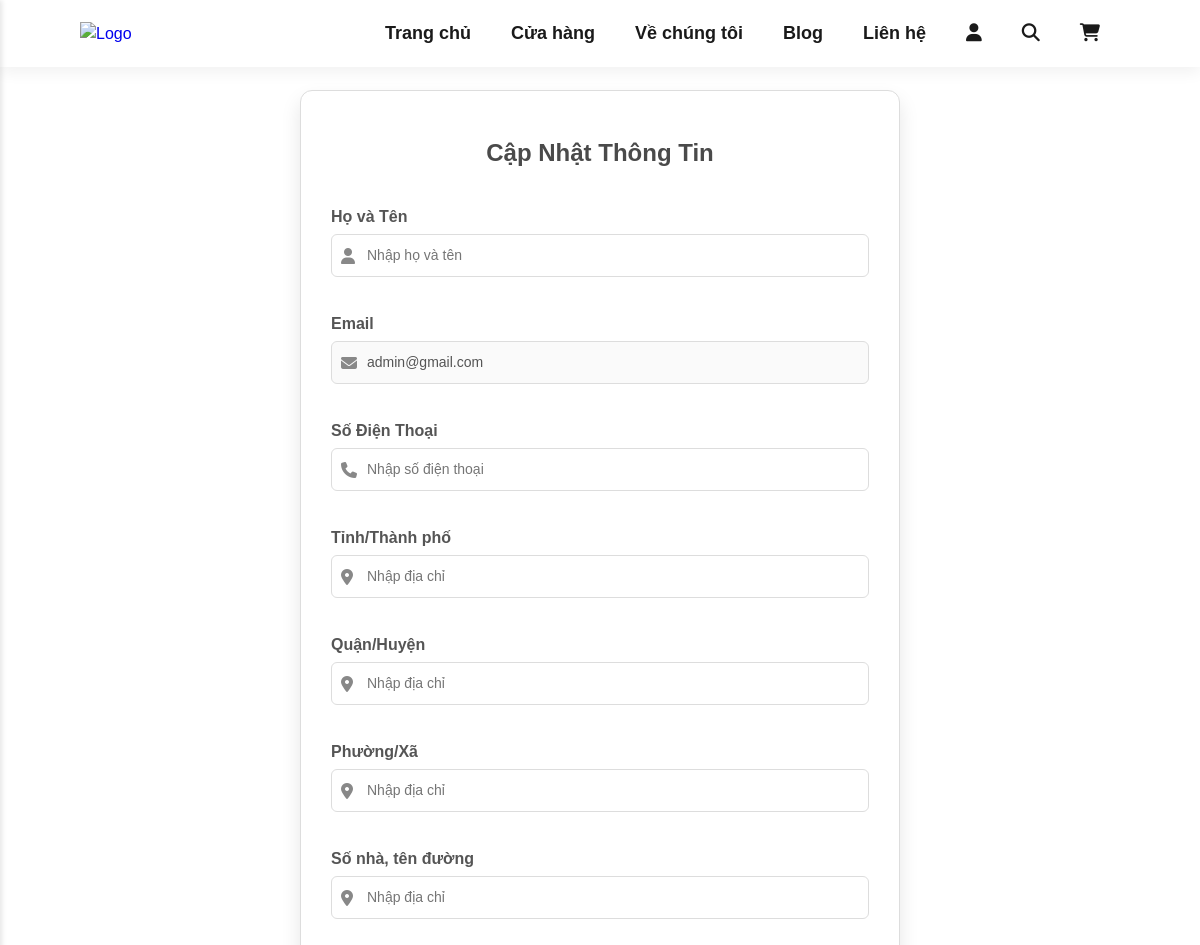
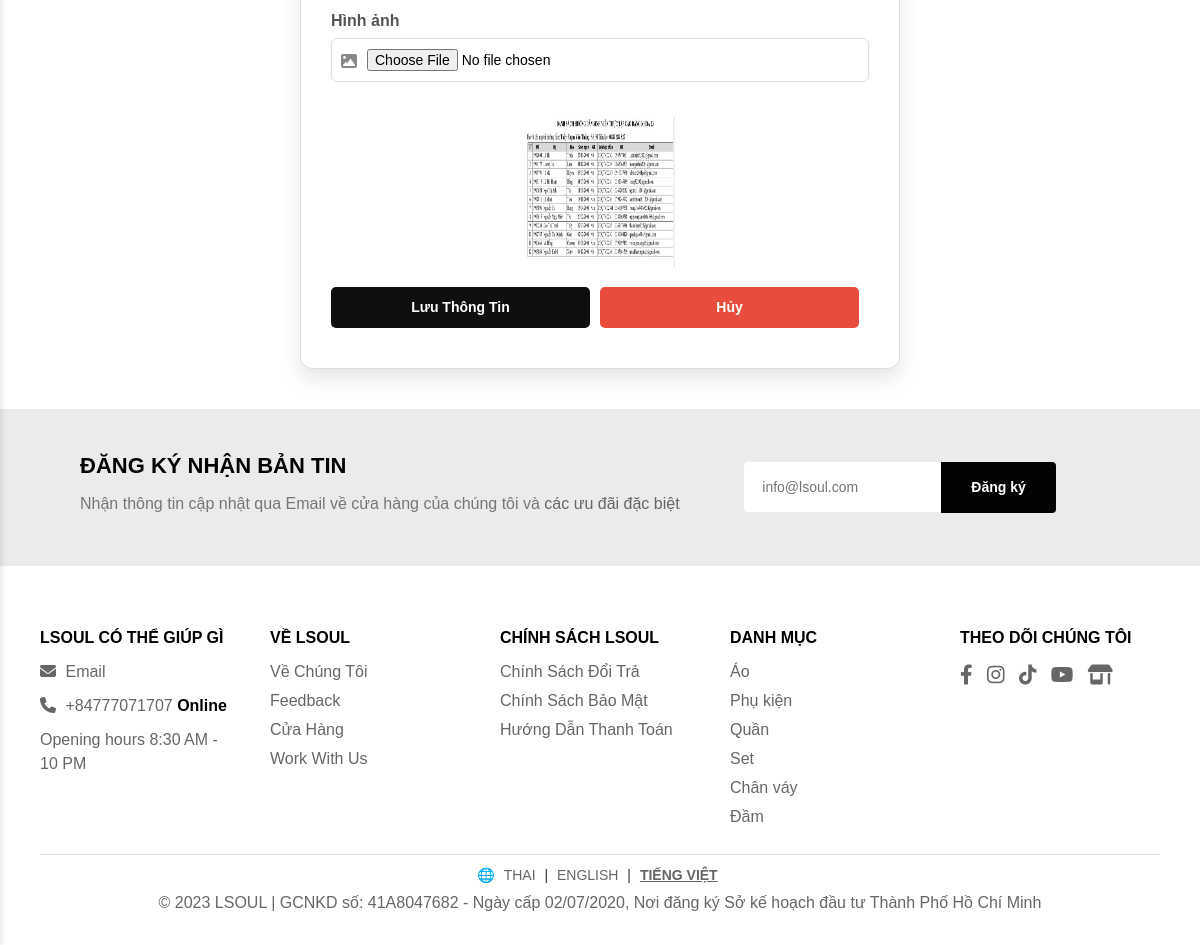
The page /update-profile (signed in) on the database its author committed (2 pictures, top to bottom).
### tables this page shows
CREATE TABLE `users` (
  `userId` int(11) NOT NULL,
  `userName` varchar(255) NOT NULL,
  `phone` varchar(11) NOT NULL,
  `email` varchar(255) NOT NULL,
  `password` varchar(255) NOT NULL,
  `image` varchar(255) NOT NULL,
  `city` varchar(255) NOT NULL,
  `district` varchar(255) NOT NULL,
  `ward` varchar(255) NOT NULL,
  `street` varchar(255) NOT NULL,
  `gender` varchar(5) NOT NULL,
  `birthdate` date NOT NULL,
  `isAdmin` tinyint(4) NOT NULL DEFAULT 0,
  `createdAt` date NOT NULL DEFAULT current_timestamp()
);

CREATE TABLE `categories` (
  `categoryId` int(11) NOT NULL,
  `categoryName` varchar(1000) NOT NULL
);

### app/models/UserModel.php (called while the page is built, shortened)
<?php
require_once 'app/config/DatabaseConnection.php';
class UserModel
{
    private $conn;
    public function __construct()
    {
        $db = new DatabaseConnection();
        $this->conn = $db->getConnection();
    }
    public function getUserById($userId)
    {
        $stmt = $this->conn->prepare("SELECT * FROM users WHERE userId = :userId");
        $stmt->bindParam(':userId', $userId, PDO::PARAM_INT);
        $stmt->execute();
        $result = $stmt->fetch(PDO::FETCH_ASSOC);
        return $result;
    }
}
?>

### app/config/DatabaseConnection.php (called while the page is built, shortened)
<?php
class DatabaseConnection
{
    private $host;
    private $db_name;
    private $username;
    private $password;
    public function __construct()
    {
        $this->host = HOST;
        $this->db_name = DB_NAME;
        $this->username = USERNAME;
        $this->password = PASSWORD;
    }
    public function getConnection()
    {
        $this->conn = null;
        try {
            $this->conn = new PDO("mysql:host=" . $this->host . ";dbname=" . $this->db_name, $this->username, $this->password);
            $this->conn->setAttribute(PDO::ATTR_ERRMODE, PDO::ERRMODE_EXCEPTION);
        } catch (PDOException $e) {
            echo "Connection error: " . $e->getMessage();
        }
        return $this->conn;
    }
}
?>

### app/models/CategoryModel.php (called while the page is built, shortened)
<?php
require_once 'app/config/DatabaseConnection.php';
class CategoryModel
{
    private $conn;
    public function __construct()
    {
        $db = new DatabaseConnection();
        $this->conn = $db->getConnection();
    }
    public function getAllCategories()
    {
        $stmt = $this->conn->prepare("SELECT * FROM categories ORDER BY categoryId DESC");
        $stmt->execute();
        $result = $stmt->fetchAll(PDO::FETCH_ASSOC);
        return $result;
    }
}
?>

### app/views/user/me/updateProfile.php (the view, shortened to what this page needs)
<link rel="stylesheet" href="<?php echo BASE_PATH . '/app/public/css/style3.css' ?>">
<div class="form-container">
    <h2 class="form-title">Cập Nhật Thông Tin</h2>
    <form class="customer-form" action="" method="POST" enctype="multipart/form-data">
        <div class="input-group">
            <label for="userName">Họ và Tên</label>
            <div class="input-wrapper">
                <i class="fa fa-user"></i>
                <input type="text" id="userName" name="userName" placeholder="Nhập họ và tên"
                    value="<?php echo $user['userName'] ?>">
            </div>
        </div>
        <div class="input-group">
            <label for="email">Email</label>
            <div class="input-wrapper">
                <i class="fa fa-envelope"></i>
                <input type="email" id="email" name="email" value="<?php echo $user['email'] ?>"
                    placeholder="Nhập email" disabled>
            </div>
        </div>
        <div class="input-group">
            <label for="phone">Số Điện Thoại</label>
            <div class="input-wrapper">
                <i class="fa fa-phone"></i>
                <input type="tel" id="phone" name="phone" placeholder="Nhập số điện thoại"
                    value="<?php echo $user['phone'] ?>">
            </div>
        </div>
        <div class="input-group">
            <label for="city">Tỉnh/Thành phố</label>
            <div class="input-wrapper">
                <i class="fa fa-map-marker-alt"></i>
                <input type="text" id="city" name="city" value="<?php echo $user['city'] ?>" placeholder="Nhập địa chỉ">
            </div>
        </div>
        <div class="input-group">
            <label for="district">Quận/Huyện</label>
            <div class="input-wrapper">
                <i class="fa fa-map-marker-alt"></i>
                <input type="text" id="district" name="district" value="<?php echo $user['district'] ?>"
                    placeholder="Nhập địa chỉ">
            </div>
        </div>
        <div class="input-group">
            <label for="ward">Phường/Xã</label>
            <div class="input-wrapper">
                <i class="fa fa-map-marker-alt"></i>
                <input type="text" id="ward" name="ward" placeholder="Nhập địa chỉ" value="<?php echo $user['ward'] ?>">
            </div>
        </div>
        <div class="input-group">
            <label for="street">Số nhà, tên đường</label>
            <div class="input-wrapper">
                <i class="fa fa-map-marker-alt"></i>
                <input type="text" id="street" name="street" placeholder="Nhập địa chỉ"
                    value="<?php echo $user['street'] ?>">
            </div>
        </div>
        <div class="input-group">
            <label for="street">Hình ảnh</label>
            <div class="input-wrapper">
                <i class="fa fa-image"></i>
                <input type="file" id="image" name="image" accept="image/png, image/jpeg, image/jpg"
                    placeholder="Chọn hình ảnh">
            </div>
        </div>
        <div class="input-group img">
            <img id="preview" src="<?php echo $user['image'] ?>" alt="<?php echo $user['userName'] ?>">
        </div>
        <div class="form-buttons">
            <button type="submit" class="btn btn-save">Lưu Thông Tin</button>
            <button type="button" id="btn-reset" class="btn btn-cancel">Hủy</button>
        </div>
    </form>
</div>

### app/views/common/footer.php (shortened to what this page needs)
<?php
require_once 'app/models/CategoryModel.php';
$categoryModel = new CategoryModel();
$categories = $categoryModel->getAllCategories();
?>
<section id="newsletter" class="section-p1 section-m1">
    <div class="newstext">
        <h4> ĐĂNG KÝ NHẬN BẢN TIN</h4>
        <p> Nhận thông tin cập nhật qua Email về cửa hàng của chúng tôi và <span> các ưu đãi đặc biệt </span>
        </p>
    </div>
    <div class="form">
        <input type="text" placeholder="info@lsoul.com">
        <button class="normal"> Đăng ký </button>
    </div>
</section>
<footer>
    <div class="footer-container">
        <div class="footer-section">
            <h4>LSOUL CÓ THỂ GIÚP GÌ</h4>
            <p><a href="mailto:your-email@example.com"><i class="fa-solid fa-envelope"></i> Email</a></p>
            <p><i class="fa-solid fa-phone"></i> +84777071707 <span class="online">Online</span></p>
            <p>Opening hours 8:30 AM - 10 PM</p>
        </div>
        <div class="footer-section">
            <h4>VỀ LSOUL</h4>
            <ul>
                <li><a href="<?php echo BASE_PATH . '/about' ?>">Về Chúng Tôi</a></li>
                <li><a href="<?php echo BASE_PATH . '/#feedback' ?>">Feedback</a></li>
                <li><a href="<?php echo BASE_PATH . '/shop' ?>">Cửa Hàng</a></li>
                <li><a href="<?php echo BASE_PATH . '/contact' ?>">Work With Us</a></li>
            </ul>
        </div>
        <div class="footer-section">
            <h4>CHÍNH SÁCH LSOUL</h4>
            <ul>
                <li><a href="<?php echo BASE_PATH . '/policy' ?>">Chính Sách Đổi Trả</a></li>
                <li><a href="<?php echo BASE_PATH . '/policy' ?>">Chính Sách Bảo Mật</a></li>
                <li><a href="<?php echo BASE_PATH . '/policy' ?>">Hướng Dẫn Thanh Toán</a></li>
            </ul>
        </div>
        <div class="footer-section">
            <h4>DANH MỤC</h4>
            <ul>
                <?php foreach ($categories as $category): ?>
                    <li><a
                            href="shop?categoryId=<?php echo $category['categoryId']; ?>"><?php echo $category['categoryName']; ?></a>
                    </li>
                <?php endforeach; ?>
            </ul>
        </div>
        <div class="footer-section">
            <h4>THEO DÕI CHÚNG TÔI</h4>
            <div class="social-icons">
                <a href="https://www.facebook.com/lsoul.officiel"><i class="fa-brands fa-facebook-f"></i></a>
                <a href="https://www.instagram.com/lsoul.officiel/"><i class="fa-brands fa-instagram"></i></a>
                <a href="https://www.tiktok.com/@lsoul.officiel?_t=8qumpMMgNyg&_r=1"><i
                        class="fa-brands fa-tiktok"></i></a>
                <a href="https://www.youtube.com/@lsoulofficial"><i class="fa-brands fa-youtube"></i></a>
                <a href="https://shopee.vn/lsoul.vn"><i class="fa-solid fa-shop"></i></a>
            </div>
        </div>
    </div>
    <div class="footer-bottom">
        <div class="language-switch">
            🌐 <a href="#">THAI</a> | <a href="#">ENGLISH</a> | <a href="#" class="active">TIẾNG VIỆT</a>
        </div>
        <p style="text-align: center;">© 2023 LSOUL | GCNKD số: 41A8047682 - Ngày cấp 02/07/2020, Nơi đăng ký Sở kế
            hoạch đầu tư Thành Phố Hồ Chí
            Minh</p>
    </div>
</footer>

### app/public/css/style.css (style rules this page uses)
* { font-family: Arial, sans-serif; font-weight: 300; margin: 0; padding: 0; box-sizing: border-box; line-height: 1.5; }
h2 { font-size: 40px; line-height: 64px; color: #222; text-align: center; }
h4 { font-size: 30px; color: #222; }
p { font-size: 16px; color: #666; text-align: center; }
.section-p1 { padding: 40px 80px; }
.section-m1 { margin: 40px 0; }
button.normal { font-size: 14px; font-weight: 600; padding: 15px 30px; color: #000; background-color: white; border-radius: 4px; cursor: pointer; border: none; outline: none; transition: 0.2s; }
body { width: 100%; }
:root { --font-primary: "Spartan", sans-serif; --color-text-primary: #222; --color-text-secondary: #666; --color-bg-primary: #ffffff; --color-border: #707070; --color-hover: #7d7f7e; }
#newsletter { display: flex; justify-content: space-between; flex-wrap: wrap; align-items: center; background-color: #eaebea; }
#newsletter h4 { font-size: 22px; font-weight: 700; color: #030303; }
#newsletter p { font-size: 16px; font-weight: 600px; color: #787674; }
#newsletter p span { color: #666; }
#newsletter .form { display: flex; width: 30%; }
#newsletter input { height: 3.125rem; padding: 0 1.25em; font-size: 14px; width: 100%; border: 1px solid transparent; border-radius: 4px; outline: none; border-top-right-radius: 0; border-bottom-right-radius: 0; }
#newsletter button { background-color: #030303; color: #fff; white-space: nowrap; border-top-left-radius: 0; border-bottom-left-radius: 0; }
footer { background-color: #ffffff; padding: 20px 40px; color: #333; }
.footer-container { display: flex; justify-content: space-between; align-items: flex-start; flex-wrap: wrap; gap: 30px; }
.footer-section { flex: 1; min-width: 200px; max-width: 200px; }
.footer-section h4 { font-size: 16px; font-weight: 600; margin-bottom: 10px; color: #000; }
.footer-section p { font-size: 16px; color: #666; text-align: left; }
.footer-section span { color: #000; }
.footer-section a { color: #666; text-decoration: none; }
.footer-section ul { list-style: none; padding: 0; }
.footer-section ul li { margin-bottom: 5px; }
.footer-section ul li a { text-decoration: none; color: #666; }
.social-icons a { display: inline-block; margin-right: 10px; font-size: 20px; color: #666; text-decoration: none; }
.footer-bottom { text-align: center; margin-top: 20px; border-top: 1px solid #ddd; padding-top: 10px; font-size: 14px; }
.footer-bottom .language-switch a { margin: 0 5px; text-decoration: none; color: #666; }
.footer-bottom .language-switch a.active { font-weight: bold; text-decoration: underline; }
.footer-bottom p { margin-top: 5px; color: #666; }
.online { color: green; font-weight: bold; }
.fa-envelope, .fa-phone { margin-right: 5px; }
a { text-decoration: none; }
p { margin: 10px 0; text-align: justify; }
form label { display: block; margin: 10px 0 5px; }
form input, form textarea, form button { width: 100%; padding: 10px; margin-bottom: 10px; border: 1px solid #ddd; border-radius: 4px; }
form button { background-color: #333; color: #fff; border: none; cursor: pointer; }
form label { display: block; margin-bottom: 8px; font-weight: bold; }
form input, form textarea, form select { width: 100%; padding: 10px; margin-bottom: 15px; border: 1px solid #ddd; border-radius: 4px; }

### rows shown on the page
users: email "admin@gmail.com", image (picture)
categories: categoryName "Áo"
categories: categoryName "Phụ kiện"
categories: categoryName "Quần"
categories: categoryName "Set"
categories: categoryName "Chân váy"
categories: categoryName "Đầm"
